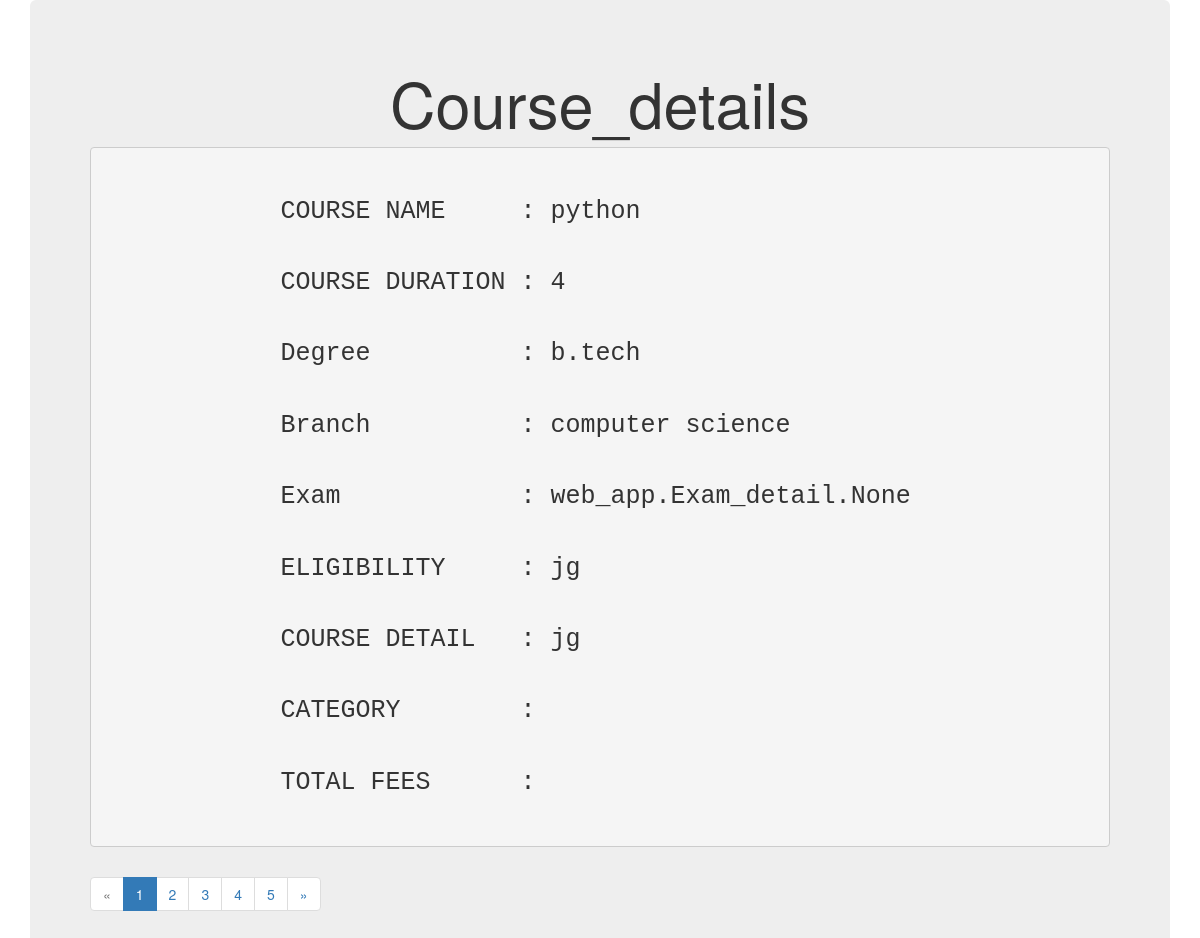
The app's page /course_profile/ with its own data.
### web_app/models.py (models this page shows, shortened)
class Course_page(models.Model):
    college = models.ForeignKey('College_detail',on_delete=models.CASCADE,null=True,blank=True)
    global exams
    course_name = models.CharField(max_length=256)
    degree = models.CharField(max_length=50)
    branch = models.CharField(max_length=50)
    exam = models.ManyToManyField(Exam_detail,blank=True,default=None)
    course_duration = models.IntegerField()
    eligibility = models.CharField(max_length=223)
    course_detail = models.CharField(max_length=256)
    publish = models.BooleanField(default = True)
    created_date =  models.DateField(("Date"), default=datetime.date.today)
    updated_date = models.DateField(("Date"), default=datetime.date.today)
    slug = models.SlugField(blank=True)

### web_app/views.py (the view)
# urls.py: url(r'^course_profile/',views.List_view.as_view(),name="listview"),
class List_view(ListView):
    context_object_name = "course_detail"
    model = models.Course_page
    template_name = "listview.html"
    paginate_by = 1
    queryset = Course_page.objects.all()

### templates/listview.html (shortened to what this page needs)
<html>
<head>
    <link rel="stylesheet" href="https://maxcdn.bootstrapcdn.com/bootstrap/3.3.7/css/bootstrap.min.css">
</head>
<body>
<div class="container">
<div class="jumbotron">
<div id="effect">
<h1 align="center">Course_details</h1>
{% for course in course_detail %}
<pre>
            COURSE NAME     : {{course.course_name}}
            COURSE DURATION : {{course.course_duration}}
            Degree          : {{course.degree}}
            Branch          : {{course.branch}}
            Exam            : {{course.exam}}
            ELIGIBILITY     : {{course.eligibility}}
            COURSE DETAIL   : {{course.course_detail}}
            CATEGORY        : {{course.category}}
            TOTAL FEES      : {{course.Total_fees}}
</pre>
</div>
    {% if is_paginated %}
  <ul class="pagination">
    {% if page_obj.has_previous %}
      <li><a href="?page={{ page_obj.previous_page_number }}">&laquo;</a></li>
    {% else %}
      <li class="disabled"><span>&laquo;</span></li>
    {% endif %}
    {% for i in paginator.page_range %}
      {% if page_obj.number == i %}
        <li class="active"><span>{{ i }} <span class="sr-only">(current)</span></span></li>
      {% else %}
        <li><a href="?page={{ i }}">{{ i }}</a></li>
      {% endif %}
    {% endfor %}
    {% if page_obj.has_next %}
      <li><a href="?page={{ page_obj.next_page_number }}">&raquo;</a></li>
    {% else %}
      <li class="disabled"><span>&raquo;</span></li>
    {% endif %}
  </ul>
{% endif %}
</div>
</div>
{% endfor %}
</body>
</html>

### templates/listview.html (style rules this page uses)
pre { font-size:25px; font-weight:100%; }

### records on screen
Course_page: course_name "python", course_duration "4", degree "b.tech", branch "computer science", exam "web_app.Exam_detail.None", eligibility "jg", course_detail "jg", page_range "1", page_range "2" "3" "4" "5"
